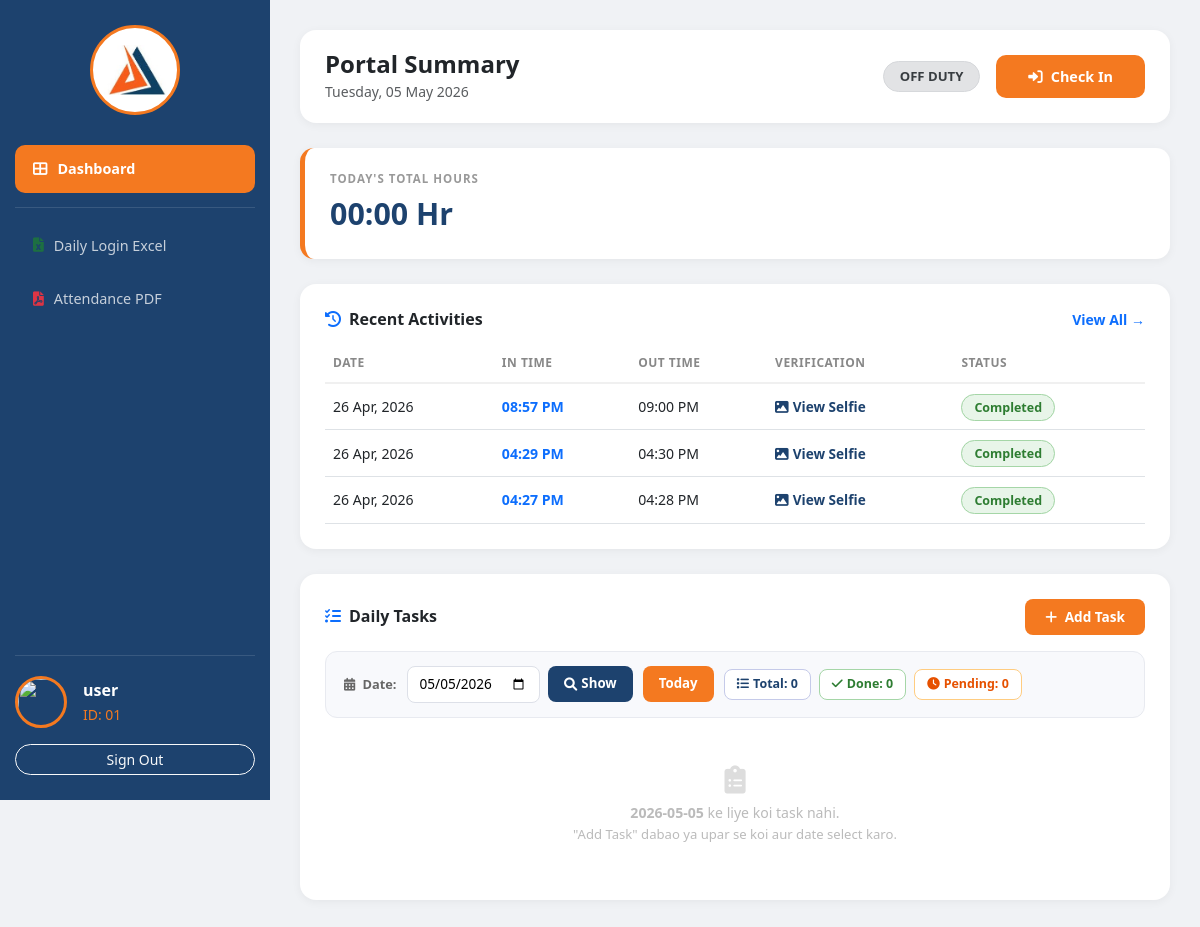
/dashboard (signed in), run on an earlier commit of the app's database.
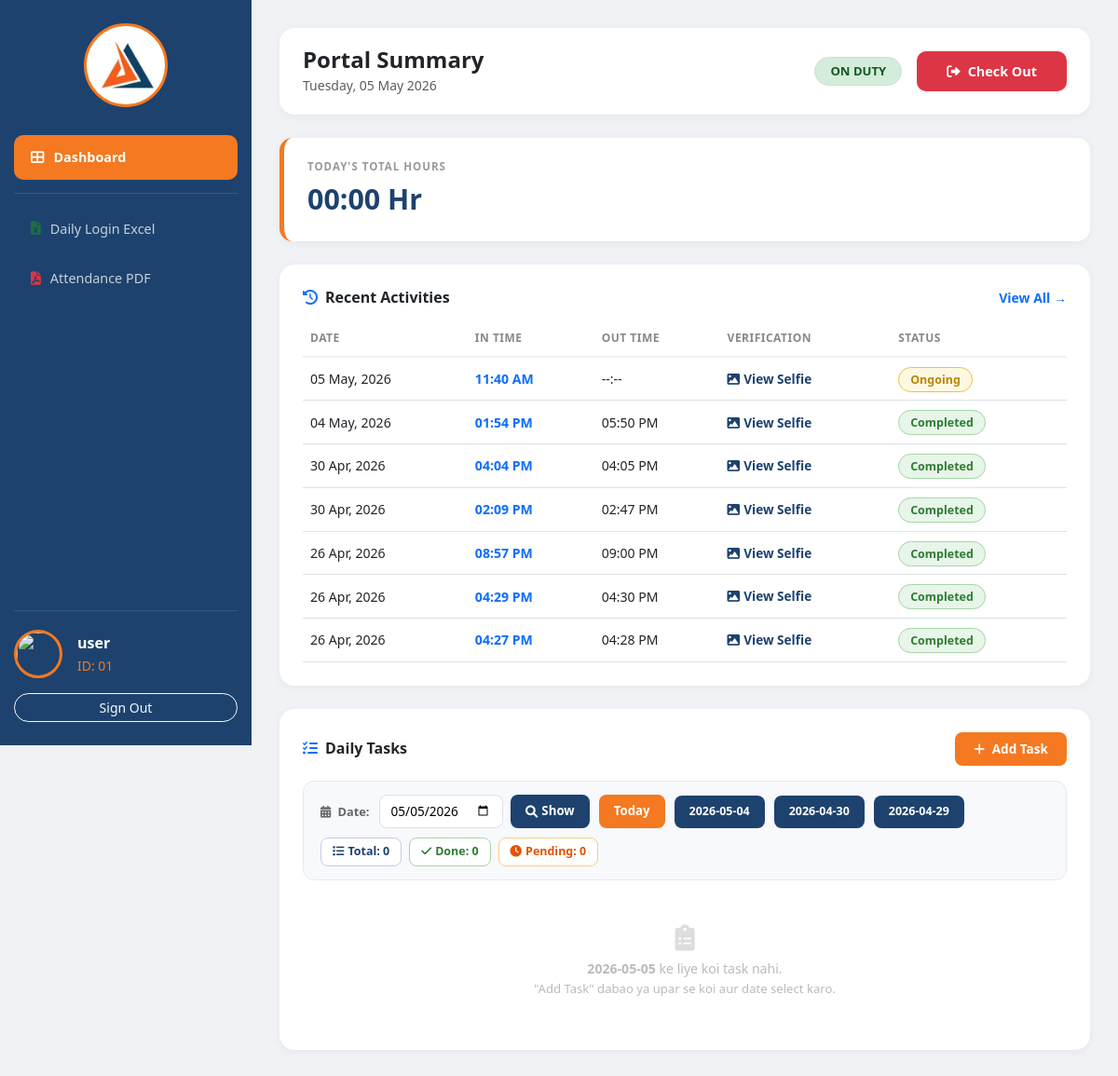
And on a later commit of the database.
### app.py (models this page shows)
class Attendance(db.Model):
    id = db.Column(db.Integer, primary_key=True)
    user_id = db.Column(db.Integer, db.ForeignKey('user.id'))
    emp_full_name = db.Column(db.String(160))
    check_in = db.Column(db.DateTime, default=datetime.now)
    check_out = db.Column(db.DateTime, nullable=True)
    location_in = db.Column(db.String(255))
    location_out = db.Column(db.String(255))
    selfie = db.Column(db.String(255))
    total_seconds = db.Column(db.Integer, default=0)

### app.py (the view)
@app.route('/dashboard')
@login_required
def dashboard():
    today_date = datetime.now().date()
    yesterday_date = today_date - timedelta(days=1)
    week_start = today_date - timedelta(days=7)
    date_display = datetime.now().strftime("%A, %d %B %Y")
    if current_user.role == 'admin':
        logs = Attendance.query.order_by(Attendance.id.desc()).all()
        pending_users = User.query.filter_by(status='pending').all()
        return render_template('admin_dashboard.html', logs=logs, pending=pending_users, today=date_display)
    t_logs = Attendance.query.filter(
        Attendance.user_id == current_user.id,
        func.date(Attendance.check_in) == today_date
    ).all()
    y_logs = Attendance.query.filter(
        Attendance.user_id == current_user.id,
        func.date(Attendance.check_in) == yesterday_date
    ).all()
    w_logs = Attendance.query.filter(
        Attendance.user_id == current_user.id,
        func.date(Attendance.check_in) >= week_start
    ).all()
    stats = {
        'today': calculate_hours(t_logs),
        'yesterday': calculate_hours(y_logs),
        'weekly': calculate_hours(w_logs)
    }
    recent_activity = Attendance.query.filter_by(
        user_id=current_user.id
    ).order_by(Attendance.id.desc()).limit(10).all()
    active_session = Attendance.query.filter_by(
        user_id=current_user.id, check_out=None
    ).first()
    task_filter_date = request.args.get('task_date', str(today_date))
    tasks = Task.query.filter_by(
        user_id=current_user.id
    ).filter(
        Task.due_date == task_filter_date
    ).order_by(Task.created_at.desc()).all()
    all_task_dates = db.session.query(Task.due_date).filter_by(
        user_id=current_user.id
    ).filter(Task.due_date != None, Task.due_date != '').distinct().order_by(Task.due_date.desc()).all()
    all_task_dates = [d[0] for d in all_task_dates]
    return render_template('emp_dashboard.html',
        logs=recent_activity,
        active=active_session,
        stats=stats,
        today_date=date_display,
        tasks=tasks,
        task_filter_date=task_filter_date,
        all_task_dates=all_task_dates,
        today_str=str(today_date)
    )

### app.py (called while the page is built)
@login_manager.user_loader
def load_user(user_id):
    return User.query.get(int(user_id))

def calculate_hours(logs):
    total_sec = 0
    if not logs:
        return "00:00 Hr"
    for log in logs:
        if log.check_in and log.check_out:
            diff = (log.check_out - log.check_in).total_seconds()
            total_sec += diff
    hrs = int(total_sec // 3600)
    mins = int((total_sec % 3600) // 60)
    return f"{hrs:02d}:{mins:02d} Hr"

### templates/emp_dashboard.html (shortened to what the changed rows need)
<!DOCTYPE html>
<html lang="en">
<head>
    <link href="https://cdn.jsdelivr.net/npm/bootstrap@5.3.0/dist/css/bootstrap.min.css" rel="stylesheet">
    <link rel="stylesheet" href="https://cdnjs.cloudflare.com/ajax/libs/font-awesome/6.0.0/css/all.min.css">
</head>
<body>
<div class="main-content">
    <div class="header-card">
        <div class="d-flex align-items-center gap-3">
            {% if active %}
                <span class="badge px-3 py-2 rounded-pill"
                    style="background:#d4edda;color:#155724;border:1px solid #c3e6cb;font-size:0.82rem;">
                    ON DUTY
                </span>
                <button onclick="handlePunch()" class="btn-checkout">
                    <i class="fa fa-sign-out-alt me-2"></i>Check Out
                </button>
            {% else %}
                <span class="badge px-3 py-2 rounded-pill"
                    style="background:#e2e3e5;color:#383d41;border:1px solid #d6d8db;font-size:0.82rem;">
                    OFF DUTY
                </span>
                <button onclick="handlePunch()" class="btn-checkin">
                    <i class="fa fa-sign-in-alt me-2"></i>Check In
                </button>
            {% endif %}
        </div>
    </div>
    <div class="table-card">
        <div class="table-responsive">
            <table class="table table-hover mb-0">
                <thead>
                    <tr>
                        <th>Date</th>
                        <th>In Time</th>
                        <th>Out Time</th>
                        <th>Verification</th>
                        <th>Status</th>
                    </tr>
                </thead>
                <tbody>
                    {% for log in logs %}
                    <tr>
                        <td class="fw-medium">{{ log.check_in.strftime('%d %b, %Y') }}</td>
                        <td class="fw-bold text-primary">{{ log.check_in.strftime('%I:%M %p') }}</td>
                        <td>{{ log.check_out.strftime('%I:%M %p') if log.check_out else '--:--' }}</td>
                        <td>
                            <a href="/static/uploads/{{ log.selfie }}" target="_blank" class="selfie-link">
                                <i class="fa fa-image me-1"></i>View Selfie
                            </a>
                        </td>
                        <td>
                            {% if log.check_out %}
                                <span class="badge-done">Completed</span>
                            {% else %}
                                <span class="badge-ongoing">Ongoing</span>
                            {% endif %}
                        </td>
                    </tr>
                    {% endfor %}
                </tbody>
            </table>
        </div>
    </div>
    <div class="task-card">
        <div class="task-filter-bar">
            <label><i class="fa fa-calendar-days me-1"></i> Date:</label>
            <form method="GET" action="/dashboard"
                style="display:flex;align-items:center;gap:8px;flex-wrap:wrap;margin:0;">
                <input type="date" name="task_date"
                    value="{{ task_filter_date }}"
                    max="{{ today_str }}">
                <button type="submit" class="btn-filter">
                </button>
            </form>
            <a href="/dashboard?task_date={{ today_str }}"
               class="btn-filter {% if task_filter_date == today_str %}active-date{% endif %}">
               Today
            </a>
            {% for d in all_task_dates[:4] %}
            <a href="/dashboard?task_date={{ d }}"
               class="btn-filter {% if task_filter_date == d and d != today_str %}active-date{% endif %}"
               style="font-size:0.78rem;">
               {{ d }}
            </a>
            {% endfor %}
            <div class="task-mini-stats">
                <span class="mini-stat total">
                </span>
                <span class="mini-stat mdone">
                </span>
                <span class="mini-stat mpend">
                </span>
            </div>
        </div>
    </div>
</div>
</body>
</html>

What changed in the data, as far as the page shows it:
added Attendance: check_in "05 May, 2026", check_in "11:40 AM", check_out "--:--", shows "Ongoing"
added Attendance: check_in "04 May, 2026", check_in "01:54 PM", check_out "05:50 PM", shows "Completed"
added Attendance: check_in "30 Apr, 2026", check_in "04:04 PM", check_out "04:05 PM", shows "Completed"
added Attendance: check_in "30 Apr, 2026", check_in "02:09 PM", check_out "02:47 PM", shows "Completed"
Also different on the page:
text no longer shown: "OFF DUTY Check In"
text now shown: "ON DUTY Check Out"
new list line: "2026-05-04"
new list line: "2026-04-30"
new list line: "2026-04-29"
